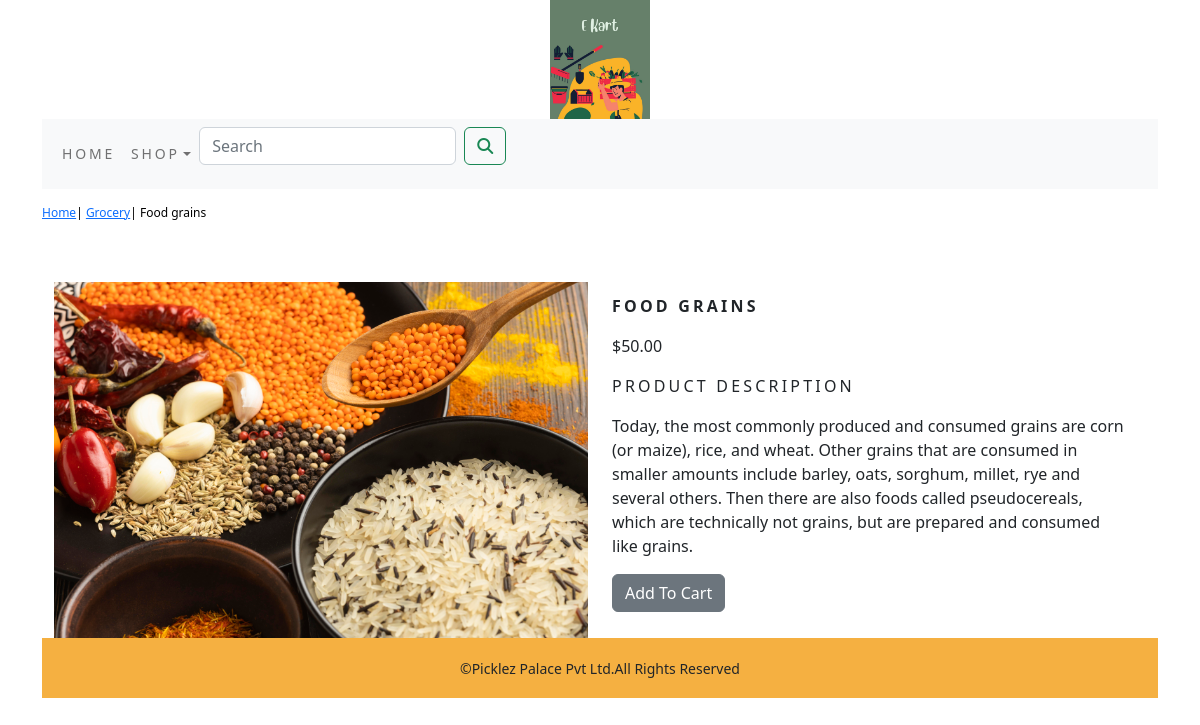
The app's page /shop/grocery/food-grains/ with its own data.
### shopapp/models.py (models this page shows, shortened)
class Product(models.Model):
    name = models.CharField(max_length=250, unique=True)
    slug = models.SlugField(max_length=250, unique=True)
    desc = models.TextField()
    price=models.DecimalField(max_digits=10,decimal_places=2)
    category=models.ForeignKey(Category,on_delete=models.CASCADE)
    img = models.ImageField(upload_to='product', blank=True)
    stock=models.IntegerField()
    available=models.BooleanField(default=True)
    created=models.DateTimeField(auto_now_add=True)
    updated=models.DateTimeField(auto_now=True)
    class Meta:
        ordering = ('name',)
        verbose_name = 'product'
        verbose_name_plural = 'products'

class Category(models.Model):
    name=models.CharField(max_length=250,unique=True)
    slug=models.SlugField(max_length=250,unique=True)
    desc=models.TextField()
    img=models.ImageField(upload_to='category',blank=True)
    class Meta:
        ordering=('name',)
        verbose_name='category'
        verbose_name_plural='categories'
    def get_url(self):
        return reverse('shopapp:products_by_category',args=[self.slug])
    def __str__(self):
        return '{}'.format(self.name)

### shopapp/views.py (the view)
# urls.py: path('<slug:c_slug>/<slug:product_slug>/',views.ProDetail,name='ProCatDetail'),
def ProDetail(request,c_slug,product_slug):
    try:
        product=Product.objects.get(category__slug=c_slug,slug=product_slug)
    except Exception as e:
        raise e
    return render(request,'product.html',{'product':product})

### cart/context_processors.py (called while the page is built)
def counter(request):
    item_count=0
    if 'admin' in request.path:
        return {}
    else:
        try:
            cart=Cart.objects.filter(cart_id=_cart_id(request))
            cart_items=CartItems.objects.all().filter(cart=cart[:1])
            for items in cart_items:
                item_count += items.quantity
        except Cart.DoesNotExist:
            item_count=0
    return dict(item_count=item_count)

### cart/views.py (called while the page is built)
def _cart_id(request):
    cart=request.session.session_key
    if not cart:
        cart=request.session.create()
    return cart

### shopapp/context_processors.py (called while the page is built)
def menu_links(request):
    links=Category.objects.all()
    return dict(links=links)

### templates/product.html (shortened to what this page needs)
{% extends 'base.html' %}
{% load static %}
{% block content %}
<div class="row my_prod_row_class ">
  <div class="mx_auto">
    <p>
      <a href="{% url 'shopapp:allProdCat' %}">Home</a>|
      <a href="{{product.category.get_url}}">{{product.category}}</a>|
      {{product.name}}
    </p>
  </div>
</div>
<div class="container">
<br>
<div class="row">
    <div class="col-12 col-sm-12 col-md-12 col-lg-6 text-center">
        <div style="min-width:18rem">
            <img src="{{product.img.url}}" alt="{{product.name}}" width="100%">
        </div>
    </div>
    <div class="col-12 col-sm-12 col-md-12 col-lg-6">
        <h1 class="my_prod_title"><b>{{product.name}}</b></h1>
        <p>${{product.price}}</p>
        <p class="my-title">Product Description</p>
        <p class="text-justify my_prod_text">{{product.desc}}</p>
        {% if product.stock <= 0 %}
            <p class="text-justify my_prod_text"><b>Out of Stock</b></p>
        {% else %}
            <a href="{% url 'cart:addcart' product.id %}" class="btn btn-secondary" >Add To Cart</a>
        {% endif %}
    </div>
</div>
{% endblock %}

### static/css/custom.css (style rules this page uses)
body { font-family:'Roboto',Sans-serif; }
.my-title { font-size:16px; text-transform:uppercase; letter-spacing: .2em; }
.my_prod_row_class { padding-top:15px; padding-bottom:20px; }
.my_prod_row_class .mx_auto { color:#000; font-size:12px; text-decoration:none; }
.my_prod_title { font-size:16px; text-transform:uppercase; letter-spacing: .2em; padding-top:15px; padding-bottom:10px; }
.my_prod_text { padding-right:20px; }

### records on screen
Product: category "Grocery", name "Food grains", img (picture), name "FOOD GRAINS", price "50.00", desc "Today, the most commonly produced and consumed grains are corn (or maize), rice, and wheat. Other grains that are consumed in smaller amounts include barley, oats, sorghum, millet, rye and several others. Then there are also foods called pseudocereals, which are technically not grains, but are prepared and consumed like grains."
